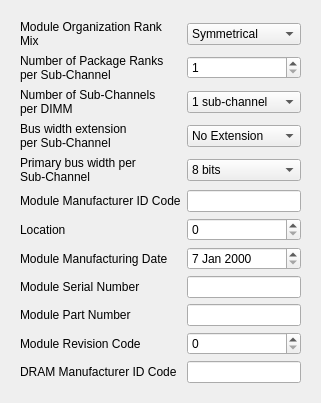
         <widget class="QWidget" name="tab_4">
          <attribute name="title">
           <string>Manufacturing Information</string>
          </attribute>
          <layout class="QVBoxLayout" name="verticalLayout_6">
           <item>
            <widget class="QWidget" name="formWidget_4" native="true">
             <layout class="QGridLayout" name="gridLayout_2" columnstretch="1,1">
              <item row="0" column="0">
               <widget class="QLabel" name="label_84">
                <property name="text">
                 <string>Module Organization Rank Mix</string>
                </property>
                <property name="wordWrap">
                 <bool>true</bool>
                </property>
               </widget>
              </item>
              <item row="0" column="1">
               <widget class="QComboBox" name="comboBox_234">
                <item>
                 <property name="text">
                  <string>Symmetrical</string>
                 </property>
                </item>
                <item>
                 <property name="text">
                  <string>Asymmetrical</string>
                 </property>
                </item>
               </widget>
              </item>
              <item row="1" column="0">
               <widget class="QLabel" name="label_85">
                <property name="text">
                 <string>Number of Package Ranks
per Sub-Channel</string>
                </property>
                <property name="wordWrap">
                 <bool>true</bool>
                </property>
               </widget>
              </item>
              <item row="1" column="1">
               <widget class="QSpinBox" name="spinBox_234_1">
                <property name="minimum">
                 <number>1</number>
                </property>
                <property name="maximum">
                 <number>8</number>
                </property>
               </widget>
              </item>
              <item row="2" column="0">
               <widget class="QLabel" name="label_86">
                <property name="text">
                 <string>Number of Sub-Channels
per DIMM</string>
                </property>
               </widget>
              </item>
              <item row="2" column="1">
               <widget class="QComboBox" name="comboBox_235">
                <item>
                 <property name="text">
                  <string>1 sub-channel</string>
                 </property>
                </item>
                <item>
                 <property name="text">
                  <string>2 sub-channels</string>
                 </property>
                </item>
                <item>
                 <property name="text">
                  <string>4 sub-channels</string>
                 </property>
                </item>
                <item>
                 <property name="text">
                  <string>8 sub-channels</string>
                 </property>
                </item>
               </widget>
              </item>
              <item row="3" column="0">
               <widget class="QLabel" name="label_87">
                <property name="text">
                 <string>Bus width extension
per Sub-Channel</string>
                </property>
                <property name="wordWrap">
                 <bool>true</bool>
                </property>
               </widget>
              </item>
              <item row="3" column="1">
               <widget class="QComboBox" name="comboBox_235_1">
                <item>
                 <property name="text">
                  <string>No Extension</string>
                 </property>
                </item>
                <item>
                 <property name="text">
                  <string>4 bits</string>
                 </property>
                </item>
                <item>
                 <property name="text">
                  <string>8 bits</string>
                 </property>
                </item>
               </widget>
              </item>
              <item row="4" column="0">
               <widget class="QLabel" name="label_88">
                <property name="text">
                 <string>Primary bus width per
Sub-Channel</string>
                </property>
               </widget>
              </item>
              <item row="4" column="1">
               <widget class="QComboBox" name="comboBox_235_2">
                <item>
                 <property name="text">
                  <string>8 bits</string>
                 </property>
                </item>
                <item>
                 <property name="text">
                  <string>16 bits</string>
                 </property>
                </item>
                <item>
                 <property name="text">
                  <string>32 bits</string>
                 </property>
                </item>
                <item>
                 <property name="text">
                  <string>64 bits</string>
                 </property>
                </item>
               </widget>
              </item>
              <item row="5" column="0">
               <widget class="QLabel" name="label_97">
                <property name="text">
                 <string>Module Manufacturer ID Code</string>
                </property>
               </widget>
              </item>
              <item row="5" column="1">
               <widget class="HexLineEdit" name="lineEdit_512"/>
              </item>
              <item row="6" column="0">
               <widget class="QLabel" name="label_98">
                <property name="text">
                 <string>Location</string>
                </property>
               </widget>
              </item>
              <item row="6" column="1">
               <widget class="TwoDigitHexSpinBox" name="spinBox_514">
                <property name="maximum">
                 <number>255</number>
                </property>
                <property name="displayIntegerBase">
                 <number>16</number>
                </property>
               </widget>
              </item>
              <item row="7" column="0">
               <widget class="QLabel" name="label_104">
                <property name="text">
                 <string>Module Manufacturing Date</string>
                </property>
               </widget>
              </item>
              <item row="7" column="1">
               <widget class="QDateEdit" name="dateEdit_515">
                <property name="dateTime">
                 <datetime>
                  <hour>0</hour>
                  <minute>0</minute>
                  <second>0</second>
                  <year>2000</year>
                  <month>1</month>
                  <day>7</day>
                 </datetime>
                </property>
                <property name="minimumDateTime">
                 <datetime>
                  <hour>0</hour>
                  <minute>0</minute>
                  <second>0</second>
                  <year>2000</year>
                  <month>1</month>
                  <day>7</day>
                 </datetime>
                </property>
                <property name="currentSection">
                 <enum>QDateTimeEdit::YearSection</enum>
                </property>
               </widget>
              </item>
              <item row="8" column="0">
               <widget class="QLabel" name="label_100">
                <property name="text">
                 <string>Module Serial Number</string>
                </property>
               </widget>
              </item>
              <item row="8" column="1">
               <widget class="EightDigitHexLineEdit" name="lineEdit_517"/>
              </item>
              <item row="9" column="0">
               <widget class="QLabel" name="label_101">
                <property name="text">
                 <string>Module Part Number</string>
                </property>
               </widget>
              </item>
              <item row="9" column="1">
               <widget class="QLineEdit" name="lineEdit_521">
                <property name="maxLength">
                 <number>30</number>
                </property>
               </widget>
              </item>
              <item row="10" column="0">
               <widget class="QLabel" name="label_102">
                <property name="text">
                 <string>Module Revision Code</string>
                </property>
               </widget>
              </item>
              <item row="10" column="1">
               <widget class="TwoDigitHexSpinBox" name="spinBox_551">
                <property name="maximum">
                 <number>255</number>
                </property>
                <property name="displayIntegerBase">
                 <number>16</number>
                </property>
               </widget>
              </item>
              <item row="11" column="0">
               <widget class="QLabel" name="label_103">
                <property name="text">
                 <string>DRAM Manufacturer ID Code</string>
                </property>
               </widget>
              </item>
              <item row="11" column="1">
               <widget class="HexLineEdit" name="lineEdit_552"/>
              </item>
             </layout>
            </widget>
           </item>
          </layout>
         </widget>
